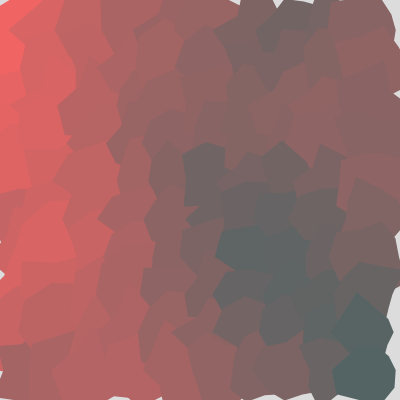
Frame 1 (no input)
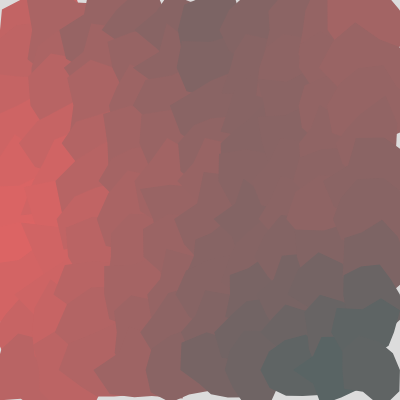
Frame 60 (no input)
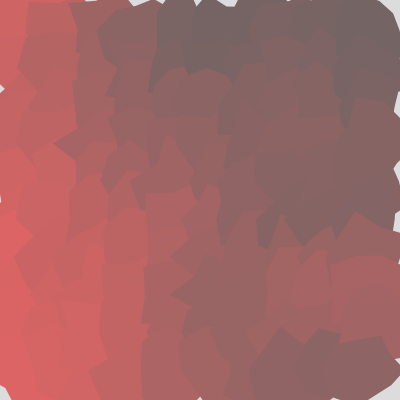
Frame 120 (the mouse pressed at the canvas centre since frame 60)

The p5.js sketch that drew these frames (run headless with seeded random() and noise() and a simulated clock; from frame 60 on, the mouse is pressed at the canvas centre):

// p5.js sketch
// ── sketch.js
let rows = 10;
let cols = 10;
let shapeSize = 30;

function setup() {
  createCanvas(400, 400);
  noStroke();
}

function draw() {
  background(220);
  for (let i = 0; i < rows; i++) {
    for (let j = 0; j < cols; j++) {
      let x = map(i, 0, rows - 1, shapeSize, width - shapeSize);
      let y = map(j, 0, cols - 1, shapeSize, height - shapeSize);
      let noiseVal = noise(i * 0.1, j * 0.1, frameCount * 0.01);
      let size = shapeSize + noiseVal * 50;
      let angle = noise(i * 0.1, j * 0.1, frameCount * 0.01) * TWO_PI;
      let vertices = [];
      for (let a = 0; a < TWO_PI; a += PI / 5) {
        let rand = random(0.5, 1);
        let randX = cos(a) * size * rand;
        let randY = sin(a) * size * rand;
        vertices.push(createVector(randX, randY));
      }
      let hue = map(noise(i * 0.1, j * 0.1, frameCount * 0.01), 0, 1, 0, 360);
      fill(hue, 100, 100);
      beginShape();
      for (let v of vertices) {
        vertex(x + v.x, y + v.y);
      }
      endShape(CLOSE);
    }
  }
}
